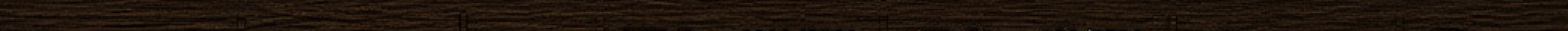
#> input picture Assets/Resources/UI/Status/madeira.png, 1040 x 21 px, found by its file name (shown 2 times larger)
$ python gen_fundo_janelas.py
#> lines starting #> are read from the running program, lines starting #| are printed output that depends on the picture; after the words box and inside, x2 and y2 are one past the last pixel; in counts of white or black regions, pixels touching at a corner belong together
"""Fundo das janelas com a madeira da barra de status.

1. Kit/fundo_janela.png: ladrilho sem emenda feito da madeira da barra de status
   (Status/madeira.png, uma faixa de 1040x21). Usa só trechos sem as marcas dos
   separadores, junta três faixas na vertical (repete menos) e funde as pontas na
   horizontal para emendar.
2. Equipamento/janela.png e painel_direito.png: troca os pixels de madeira da arte
   original pelo ladrilho. As originais ficam em Tools/fontes/ (o script sempre parte delas).

Uso: python Tools/gen_fundo_janelas.py   (na raiz do projeto)
"""
import os
import shutil

import numpy as np
from PIL import Image

STATUS_WOOD = "Assets/Resources/UI/Status/madeira.png"
TILE_OUT = "Assets/Resources/UI/Kit/fundo_janela.png"
EQ = "Assets/Resources/UI/Equipamento/"
SRC = "Tools/fontes/"

TILE_W = 176          # largura final do ladrilho
BLEND = 16            # pixels fundidos para a emenda horizontal
SPANS = [400, 590, 800]   # começos de trechos limpos (as marcas ficam em ~157, 305, 397, 585, 778)

# Madeira da arte do equipamento (as cores dos rebites ficam de fora: são mais alaranjadas).
WOOD_PALETTE = np.array([
    (82, 50, 39), (82, 48, 38), (57, 32, 28), (56, 30, 29), (99, 66, 49), (102, 66, 49),
    (39, 24, 21), (41, 26, 21), (68, 41, 32), (73, 39, 32), (94, 57, 39),
])

SIDE, TOP = 8, 32          # UIKit.Side / UIKit.Top: onde o corpo da moldura começa
PANEL_POS = (156, 25)      # ItemUI.EqPanelPos


def tile():
    wood = np.array(Image.open(STATUS_WOOD).convert("RGBA")).astype(float)
    h = wood.shape[0]
#> h = 21
    rows = []
    for x0 in SPANS:
        strip = wood[:, x0:x0 + TILE_W + BLEND].copy()
        # A ponta direita (além da largura) se funde com a esquerda: o ladrilho emenda.
        for i in range(BLEND):
            t = (i + 0.5) / BLEND
            strip[:, i] = strip[:, i] * t + strip[:, TILE_W + i] * (1 - t)
        rows.append(strip[:, :TILE_W])
#> strip: shape (21, 192, 4) float64; mean of channels 0, 1, 2, 3 30.2, 19.4, 10.8, 255
#> after the loop, rows = 3 items
    out = np.concatenate(rows, axis=0)
    out[:, :, 3] = 255
    # Pontinhos quase pretos soltos viram pontos repetidos no ladrilho: troca pela média dos vizinhos.
    lum = out[:, :, :3].mean(2)
    th, tw = lum.shape
#> th = 63; tw = 176
    for y, x in zip(*np.where(lum < 14)):
        nb = [out[(y + dy) % th, (x + dx) % tw, :3] for dy in (-1, 0, 1) for dx in (-2, -1, 1, 2)
              if lum[(y + dy) % th, (x + dx) % tw] >= 14]
        if nb:
            out[y, x, :3] = np.mean(nb, axis=0)
#> this loop made 2042 passes
#> x on passes 1 to 3: 1, 2, 9
#> out: shape (63, 176, 4) float64; mean of channels 0, 1, 2, 3 33, 21.7, 12.7, 255
    return out.round().astype(np.uint8)
#|   fundo_janela.png: 176x63
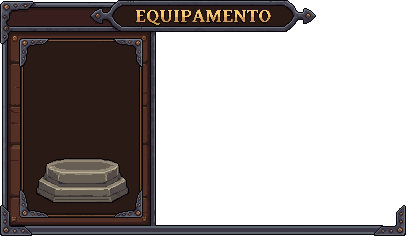
#> input picture Tools/fontes/equipamento_janela.png, 406 x 236 px, found by its file name
#> in retexture, img is the input picture: shape (236, 406, 4); mean R, G, B, A 80.8, 72.6, 70.4, 115.7


def wood_mask(img):
    rgb = img[:, :, :3].astype(int)
    d = np.abs(rgb[:, :, None, :] - WOOD_PALETTE[None, None, :, :]).sum(3).min(2)
    return (d <= 10) & (img[:, :, 3] == 255)
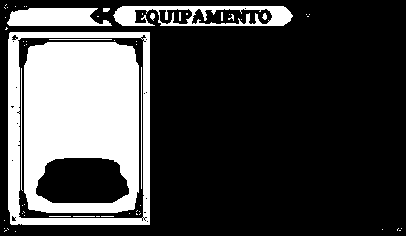
#> returned value: shape (236, 406) bool; 25.8% white; 60 white regions (48 under 20 px), largest, box (x1, y1, x2, y2) and area: (24, 42, 139, 213) 15630, (8, 32, 150, 225) 5107, (113, 6, 293, 26) 1929


def retexture(name, region, offset, tex, keep=None):
    """Troca a madeira dentro de `region` (x0, y0, x1, y1) pelo ladrilho, alinhado com o
    corpo da moldura (a arte fica em `offset` dentro da janela). `keep` (x0, y0, x1, y1)
    fica intacto."""
    src = os.path.join(SRC, "equipamento_" + name + ".png")
    if not os.path.exists(src):
        os.makedirs(SRC, exist_ok=True)
        shutil.copy(EQ + name + ".png", src)
    img = np.array(Image.open(src).convert("RGBA"))
    m = wood_mask(img)
    x0, y0, x1, y1 = region
    th, tw = tex.shape[:2]
#> th = 63; tw = 176
    out = img.copy()
    for y in range(y0, y1):
        for x in range(x0, x1):
            if keep and keep[0] <= x < keep[2] and keep[1] <= y < keep[3]:
                continue
            if m[y, x]:
                out[y, x] = tex[(y + offset[1] - TOP) % th, (x + offset[0] - SIDE) % tw]
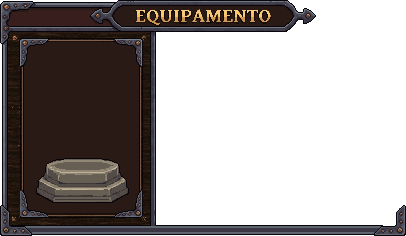
#> out: shape (236, 406, 4); 5.58% of pixels changed, all inside (x1, y1, x2, y2) = (4, 33, 150, 232); transparent parts drawn white
    Image.fromarray(out, "RGBA").save(EQ + name + ".png")
    print(f"  {name}.png: {int(m[y0:y1, x0:x1].sum())} pixels de madeira trocados")
#|   janela.png: 20997 pixels de madeira trocados


def main():
    tex = tile()
    Image.fromarray(tex, "RGBA").save(TILE_OUT)
    print(f"  fundo_janela.png: {tex.shape[1]}x{tex.shape[0]}")
    # Janela: só o painel da esquerda abaixo do cabeçalho (o cabeçalho fica como está).
    # O fundo escuro do retrato fica como está.
    retexture("janela", (0, 33, 156, 236), (0, 0), tex, keep=(22, 40, 141, 216))
    # Painel direito: tudo menos a borda de ferro.
    retexture("painel_direito", (0, 8, 242, 198), PANEL_POS, tex)
#> call 2 of retexture, with name = 'painel_direito', region = (0, 8, 242, 198), offset = (156, 25)
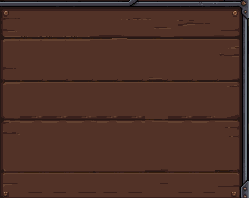
#> input picture Tools/fontes/equipamento_painel_direito.png, 249 x 198 px, found by its file name
#> in retexture, img is the input picture: shape (198, 249, 4); mean R, G, B, A 77.2, 48.3, 39, 255
#> in wood_mask (call 2), `d = np.abs(rgb[:, :, None, :] - WOOD_PALETTE[None, None, :, :]).sum(3)..`:
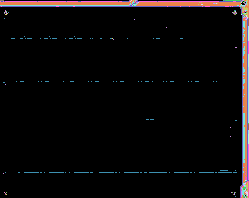
#> d: shape (198, 249) int64; 27 distinct labels, from 0 to 238; one colour per label, 0 black
#> in wood_mask (call 2), `return (d <= 10) & (img[:, :, 3] == 255)`:
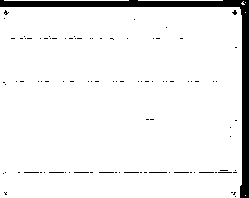
#> returned value: shape (198, 249) bool; 93.4% white; 94 black regions (93 under 20 px), largest, box (x1, y1, x2, y2) and area: (0, 0, 249, 198) 2894
#> after the loop in retexture (call 2), `for y in range(y0, y1):`:
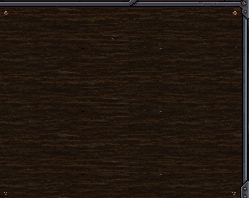
#> out: shape (198, 249, 4); mean R, G, B, A 34.5, 23.7, 15.7, 255
#|   painel_direito.png: 45608 pixels de madeira trocados


if __name__ == "__main__":
    main()
